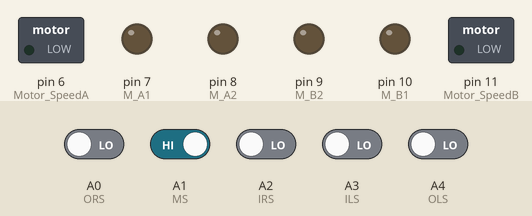
Bench run of a sketch on a simulated Arduino Uno, built with avr-gcc and run on an emulated ATmega328P. Parts: switched loads named in the sketch (green lamp = pin HIGH), output pins drawn as LEDs (lit = HIGH). The test bench sets the inputs (shaded band); at power-on: A1 (MS) HIGH, A0 (ORS), A2 (IRS), A3 (ILS), A4 (OLS) LOW.

Above: at 6.2 s.
6.3 s: A0 (ORS) driven HIGH
At 7.4 s:
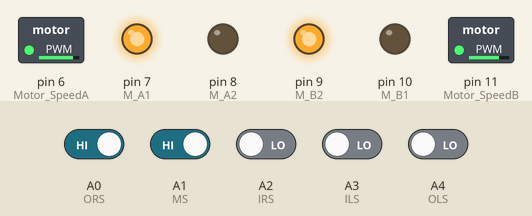
7.8 s: A1 (MS) driven LOW
At 8.5 s:
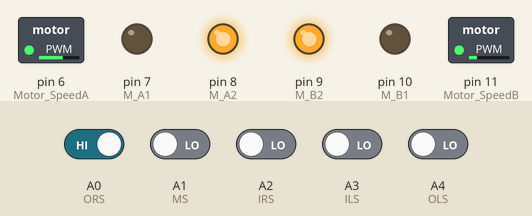
9.3 s: A3 (ILS) driven HIGH
At 9.7 s:
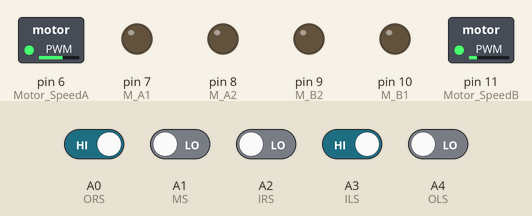
10.8 s: A4 (OLS) driven HIGH
At 12.0 s:
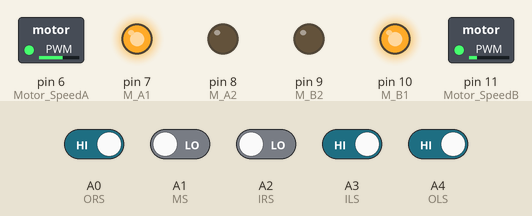
12.3 s: A4 (OLS) driven LOW
At 13.2 s:
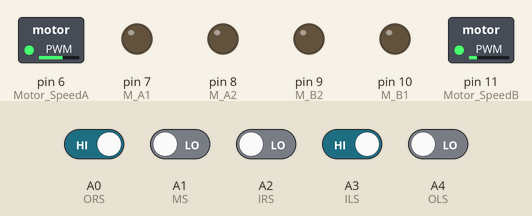
13.8 s: A0 (ORS) driven LOW
At 14.3 s:
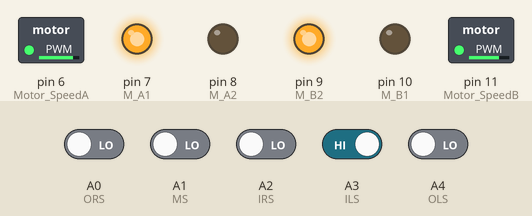
Timing chart, 0 to 16.3 s (numbered marks = the images above; inputs shaded):
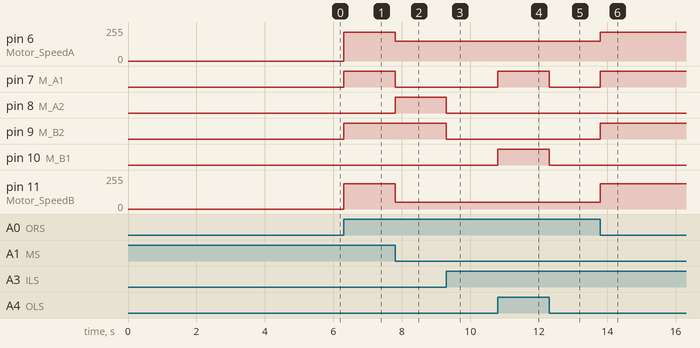

Measured:
- after the input at 6.3 s, pin 6 (Motor_SpeedA): 0/255 → 215/255 at once; pin 7 (M_A1), pin 9 (M_B2): LOW → HIGH at once; pin 11 (Motor_SpeedB): 0/255 → 190/255 at once
- after the input at 7.8 s, pin 6 (Motor_SpeedA): 215/255 → 150/255 at once; pin 7 (M_A1): HIGH → LOW at once; pin 8 (M_A2): LOW → HIGH at once; pin 11 (Motor_SpeedB): 190/255 → 50/255 at once
- after the input at 9.3 s, pin 8 (M_A2), pin 9 (M_B2): HIGH → LOW at once
- after the input at 10.8 s, pin 7 (M_A1), pin 10 (M_B1): LOW → HIGH at once
- after the input at 12.3 s, pin 7 (M_A1), pin 10 (M_B1): HIGH → LOW at once
- after the input at 13.8 s, pin 6 (Motor_SpeedA): 150/255 → 215/255 at once; pin 7 (M_A1), pin 9 (M_B2): LOW → HIGH at once; pin 11 (Motor_SpeedB): 50/255 → 190/255 at once

The sketch:

source-code.ino
```cpp
int Motor_SpeedA = 6;
int M_A1 = 7;  // Renamed MTR_A1 to M_A1
int M_A2 = 8;  // Renamed MTR_A2 to M_A2

int Motor_SpeedB = 11;
int M_B1 = 10;  // Renamed MTR_B1 to M_B1
int M_B2 = 9;   // Renamed MTR_B2 to M_B2

int OLS = A4; //43120
int ILS = A3;
int MS = A1;
int IRS = A2;
int ORS = A0;

void setup() {
  pinMode(Motor_SpeedA, OUTPUT);
  pinMode(M_A1, OUTPUT);  // Updated MTR_A1 to M_A1
  pinMode(M_A2, OUTPUT);  // Updated MTR_A2 to M_A2

  pinMode(Motor_SpeedB, OUTPUT);
  pinMode(M_B1, OUTPUT);  // Updated MTR_B1 to M_B1
  pinMode(M_B2, OUTPUT);  // Updated MTR_B2 to M_B2

  pinMode(OLS, INPUT);
  pinMode(ILS, INPUT);
  pinMode(MS, INPUT);
  pinMode(IRS, INPUT);
  pinMode(ORS, INPUT);

Serial.begin(9600);
delay(5000);
}


void loop(){


  if (digitalRead(OLS) == 1 && digitalRead(ILS) == 1 && digitalRead(MS) == 0 && digitalRead(IRS) == 1 && digitalRead(ORS) == 1){
    Forward();
  }
  else if (digitalRead(OLS) == 0 && digitalRead(ILS) == 1 && digitalRead(MS) == 1 && digitalRead(IRS) == 1 && digitalRead(ORS) == 1){
    turnLeft();
  }
  else if (digitalRead(OLS) == 1 && digitalRead(ILS) == 0 && digitalRead(MS) == 1 && digitalRead(IRS) == 1 && digitalRead(ORS) == 1){
    Forward();
  }
  else if (digitalRead(OLS) == 0 && digitalRead(ILS) == 0 && digitalRead(MS) == 0 && digitalRead(IRS) == 0 && digitalRead(ORS) == 0){
    Forward();
  }
  else if (digitalRead(OLS) == 1 && digitalRead(ILS) == 1 && digitalRead(MS) == 0 && digitalRead(IRS) == 1 && digitalRead(ORS) == 0){
    Forward();
  }
  else if (digitalRead(OLS) == 0 && digitalRead(ILS) == 1 && digitalRead(MS) == 0 && digitalRead(IRS) == 1 && digitalRead(ORS) == 1){
    Forward();
  }
  else if (digitalRead(OLS) == 1 && digitalRead(ILS) == 0 && digitalRead(MS) == 0 && digitalRead(IRS) == 0 && digitalRead(ORS) == 1){
    Forward();
  }
  else if (digitalRead(OLS) == 0 && digitalRead(ILS) == 0 && digitalRead(MS) == 0 && digitalRead(IRS) == 1 && digitalRead(ORS) == 0){
    Forward();
  }
  else if (digitalRead(OLS) == 0 && digitalRead(ILS) == 0 && digitalRead(MS) == 1 && digitalRead(IRS) == 0 && digitalRead(ORS) == 1){
    Forward();
  }
  else if (digitalRead(OLS) == 1 && digitalRead(ILS) == 0 && digitalRead(MS) == 1 && digitalRead(IRS) == 0 && digitalRead(ORS) == 0){
    Forward();
  }
  else if (digitalRead(OLS) == 0 && digitalRead(ILS) == 1 && digitalRead(MS) == 0 && digitalRead(IRS) == 1 && digitalRead(ORS) == 1){
    Forward();
  }
  else if (digitalRead(OLS) == 0 && digitalRead(ILS) == 1 && digitalRead(MS) == 0 && digitalRead(IRS) == 0 && digitalRead(ORS) == 0){
    Forward();
  }
  else if (digitalRead(OLS) == 0 && digitalRead(ILS) == 1 && digitalRead(MS) == 1 && digitalRead(IRS) == 0 && digitalRead(ORS) == 1){
    Forward();
  }
  else if (digitalRead(OLS) == 1 && digitalRead(ILS) == 0 && digitalRead(MS) == 1 && digitalRead(IRS) == 1 && digitalRead(ORS) == 1){
    Forward();
  }


  else if (digitalRead(OLS) == 1 && digitalRead(ILS) == 0 && digitalRead(MS) == 1 && digitalRead(IRS) == 1 && digitalRead(ORS) == 1){
    turnLeft();
  }
  else if (digitalRead(OLS) == 0 && digitalRead(ILS) == 0 && digitalRead(MS) == 1 && digitalRead(IRS) == 1 && digitalRead(ORS) == 1){
    turnLeft();
  }
  else if (digitalRead(OLS) == 0 && digitalRead(ILS) == 0 && digitalRead(MS) == 0 && digitalRead(IRS) == 1 && digitalRead(ORS) == 1){
    turnLeft();
  }
  else if (digitalRead(OLS) == 1 && digitalRead(ILS) == 0 && digitalRead(MS) == 0 && digitalRead(IRS) == 1 && digitalRead(ORS) == 1){
    turnLeft();
  }
  else if (digitalRead(OLS) == 0 && digitalRead(ILS) == 0 && digitalRead(MS) == 0 && digitalRead(IRS) == 0 && digitalRead(ORS) == 1){
    turnLeft();
  }
  else if (digitalRead(OLS) == 0 && digitalRead(ILS) == 1 && digitalRead(MS) == 1 && digitalRead(IRS) == 1 && digitalRead(ORS) == 1){
    turnLeft();
  }
  else if (digitalRead(OLS) == 1 && digitalRead(ILS) == 1 && digitalRead(MS) == 1 && digitalRead(IRS) == 0 && digitalRead(ORS) == 1){
    turnRight();
  }
  else if (digitalRead(OLS) == 1 && digitalRead(ILS) == 1 && digitalRead(MS) == 1 && digitalRead(IRS) == 0 && digitalRead(ORS) == 0){
    turnRight();
  }
  else if (digitalRead(OLS) == 1 && digitalRead(ILS) == 1 && digitalRead(MS) == 1 && digitalRead(IRS) == 0 && digitalRead(ORS) == 1){
    turnRight();
  }
  else if (digitalRead(OLS) == 1 && digitalRead(ILS) == 1 && digitalRead(MS) == 0 && digitalRead(IRS) == 0 && digitalRead(ORS) == 1){
    turnRight();
  }
  else if (digitalRead(OLS) == 1 && digitalRead(ILS) == 1 && digitalRead(MS) == 0 && digitalRead(IRS) == 0 && digitalRead(ORS) == 0){
    turnRight();
  }
  else if (digitalRead(OLS) == 1 && digitalRead(ILS) == 1 && digitalRead(MS) == 1 && digitalRead(IRS) == 0 && digitalRead(ORS) == 0){
    turnRight();
  }
  else if (digitalRead(OLS) == 1 && digitalRead(ILS) == 1 && digitalRead(MS) == 1 && digitalRead(IRS) == 1 && digitalRead(ORS) == 0){
    turnRight();
  }
  else if (digitalRead(OLS) == 1 && digitalRead(ILS) == 1 && digitalRead(MS) == 1 && digitalRead(IRS) == 0 && digitalRead(ORS) == 0){
    turnRight();
  }


  else if (digitalRead(OLS) == 1 && digitalRead(ILS) == 1 && digitalRead(MS) == 1 && digitalRead(IRS) == 1 && digitalRead(ORS) == 1){
    Backward();
  }
  //else if (digitalRead(OLS) == 1 && digitalRead(ILS) == 1 && digitalRead(MS) == 1 && digitalRead(IRS) == 1 && digitalRead(ORS) == 1){
    //rightCircle();


    //delay(2000);

    //if (digitalRead(OLS) == 1 && digitalRead(ILS) == 1 && digitalRead(MS) == 1 && digitalRead(IRS) == 1 && digitalRead(ORS) == 1)
    //leftCircle()

  else {
    Stop();
  }
}

void Forward() {
  analogWrite(Motor_SpeedA, 215);
  analogWrite(Motor_SpeedB, 190);
  digitalWrite(M_A1, HIGH);//
  digitalWrite(M_A2, LOW);
  digitalWrite(M_B1, LOW);
  digitalWrite(M_B2, HIGH);
}

void turnLeft() {
  analogWrite(Motor_SpeedA, 150);
  analogWrite(Motor_SpeedB, 50);
  digitalWrite(M_A1, LOW);
  digitalWrite(M_A2, HIGH);
  digitalWrite(M_B1, LOW);
  digitalWrite(M_B2, HIGH);
}

void turnRight() {
  analogWrite(Motor_SpeedA, 150);
  analogWrite(Motor_SpeedB, 50);
  digitalWrite(M_A1, HIGH);
  digitalWrite(M_A2, LOW);
  digitalWrite(M_B1, HIGH);
  digitalWrite(M_B2, LOW);
}

void Backward() {
  analogWrite(Motor_SpeedA, 70);
  analogWrite(Motor_SpeedB, 42);
  digitalWrite(M_A1, LOW);
  digitalWrite(M_A2, HIGH);
  digitalWrite(M_B1, HIGH);
  digitalWrite(M_B2, LOW);
}
void leftCircle() {
  analogWrite(Motor_SpeedA, 100);
  analogWrite(Motor_SpeedB, 100);
  digitalWrite(M_A1, LOW);
  digitalWrite(M_A2, HIGH);
  digitalWrite(M_B1, HIGH);
  digitalWrite(M_B2, LOW);
}

void rightCircle() {
  analogWrite(Motor_SpeedA, 100);
  analogWrite(Motor_SpeedB, 100);
  digitalWrite(M_A1, HIGH);
  digitalWrite(M_A2, LOW);
  digitalWrite(M_B1, LOW);
  digitalWrite(M_B2, HIGH);
}

void Stop() {
  digitalWrite(M_A1, LOW);
  digitalWrite(M_A2, LOW);
  digitalWrite(M_B1, LOW);
  digitalWrite(M_B2, LOW);
}
```
